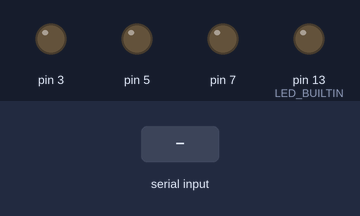
The sketch below on a simulated Arduino Uno, built with avr-gcc and run on an emulated ATmega328P. Parts: output pins drawn as LEDs (lit = HIGH). Inputs (shaded band) come from the test bench.

Above: at 1.2 s.
1.3 s: "90,45,200\n" received over Serial
At 2.5 s:
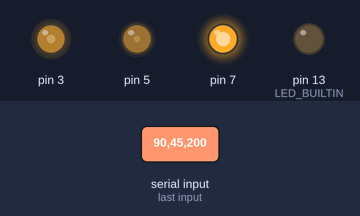
2.8 s: "30,150,10\n" received over Serial
At 3.9 s:
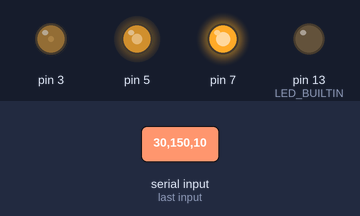
4.3 s: "90,45\n" received over Serial
At 4.9 s:
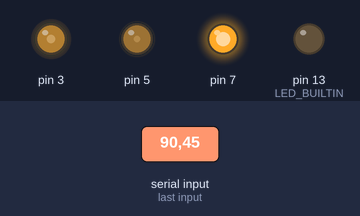
5.8 s: "5\n" received over Serial
At 7.0 s:
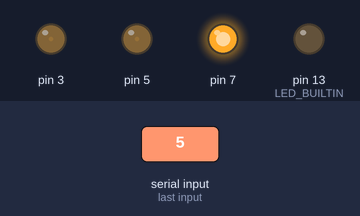
7.3 s: "30,150\n" received over Serial
At 8.4 s:
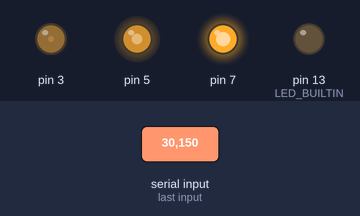
8.8 s: "90\n" received over Serial
At 9.4 s:
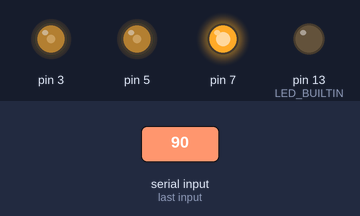
Timing chart, 0 to 11.3 s (numbered marks = the images above; inputs shaded):
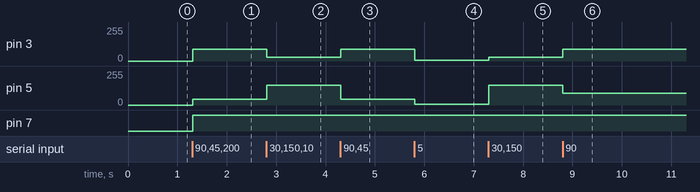

Measured:
- after the input at 1.3 s, pin 3: 0/255 → 90/255 at once; pin 5: 0/255 → 45/255 at once; pin 7: LOW → HIGH at once
- after the input at 2.8 s, pin 3: 90/255 → 30/255 at once; pin 5: 45/255 → 150/255 at once
- after the input at 4.3 s, pin 3: 30/255 → 90/255 at once; pin 5: 150/255 → 45/255 at once
- after the input at 5.8 s, pin 3: 90/255 → 5/255 at once; pin 5: 45/255 → 5/255 at once
- after the input at 7.3 s, pin 3: 5/255 → 30/255 at once; pin 5: 5/255 → 150/255 at once
- after the input at 8.8 s, pin 3: 30/255 → 90/255 at once; pin 5: 150/255 → 90/255 at once

The sketch:

UNO_Serial_Analog_Conversion.ino
```cpp
String inputString = "";         // a String to hold incoming data
boolean stringComplete = false;  // whether the string is complete
signed char val_left_wheel,val_right_wheel,wheel_direction;
int ind1,ind2;

void setup() {
  Serial.begin(9600);
  inputString.reserve(200);
  pinMode(3, OUTPUT); /*D7 => left wheel*/
  pinMode(5, OUTPUT); /*/M1 => right wheel*/
  pinMode(7, OUTPUT); /*M0 => wheel direction*/
  pinMode(LED_BUILTIN, OUTPUT);
  digitalWrite(LED_BUILTIN, LOW); // LED : "L" à coter de la PIN13
}

void loop() {
  //écriture analogique ici
  if (stringComplete) {
    //Analog writing here
    analogWrite(3, val_left_wheel);
    analogWrite(5, val_right_wheel);
    digitalWrite(7, wheel_direction);
    // clear the string:
    inputString = "";
    stringComplete = false;
    digitalWrite(LED_BUILTIN, LOW);
  }
}

/*
  SerialEvent occurs whenever a new data comes in the hardware serial RX. This
  routine is run between each time loop() runs, so using delay inside loop can
  delay response. Multiple bytes of data may be available.
*/
void serialEvent() {
  while (Serial.available()) {
    // get the new byte:
    char inChar = (char)Serial.read();
    // add it to the inputString:
    inputString += inChar;
    // if the incoming character is a newline, set a flag so the main loop can
    // do something about it:
    if (inChar == '\n') {
      ind1 = inputString.indexOf(',');  //finds location of first ,
      val_left_wheel = inputString.substring(0, ind1).toInt();   //captures first data String
      ind2 = inputString.indexOf(',',ind1+1);  //finds location of second ,
      val_right_wheel = inputString.substring(ind1+1,ind2).toInt();   //captures second data String
      wheel_direction = inputString.substring(ind2+1).toInt(); //captures third data String

      stringComplete = true;
      digitalWrite(LED_BUILTIN, HIGH);
    }
  }
}
```
